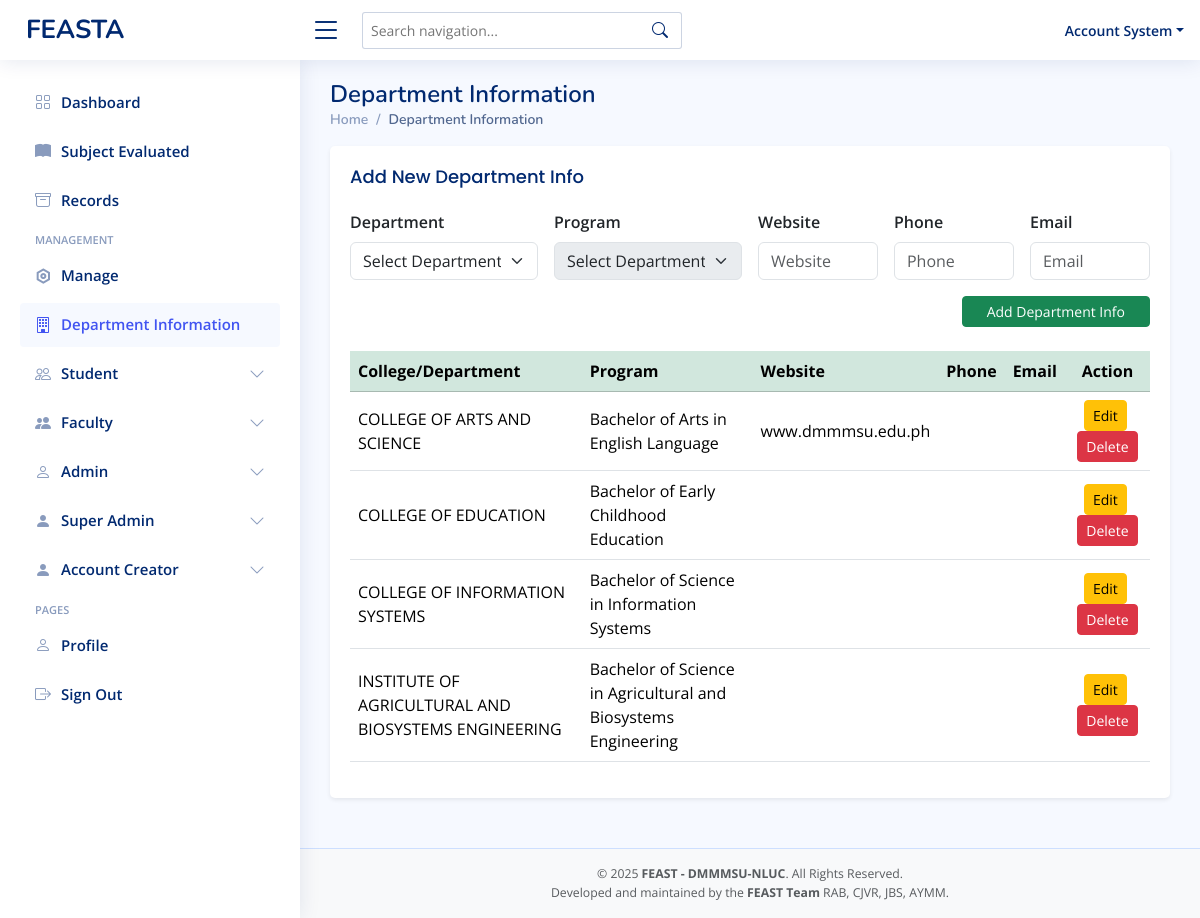
Page /register-department-info.php (signed in) on the earlier database version.
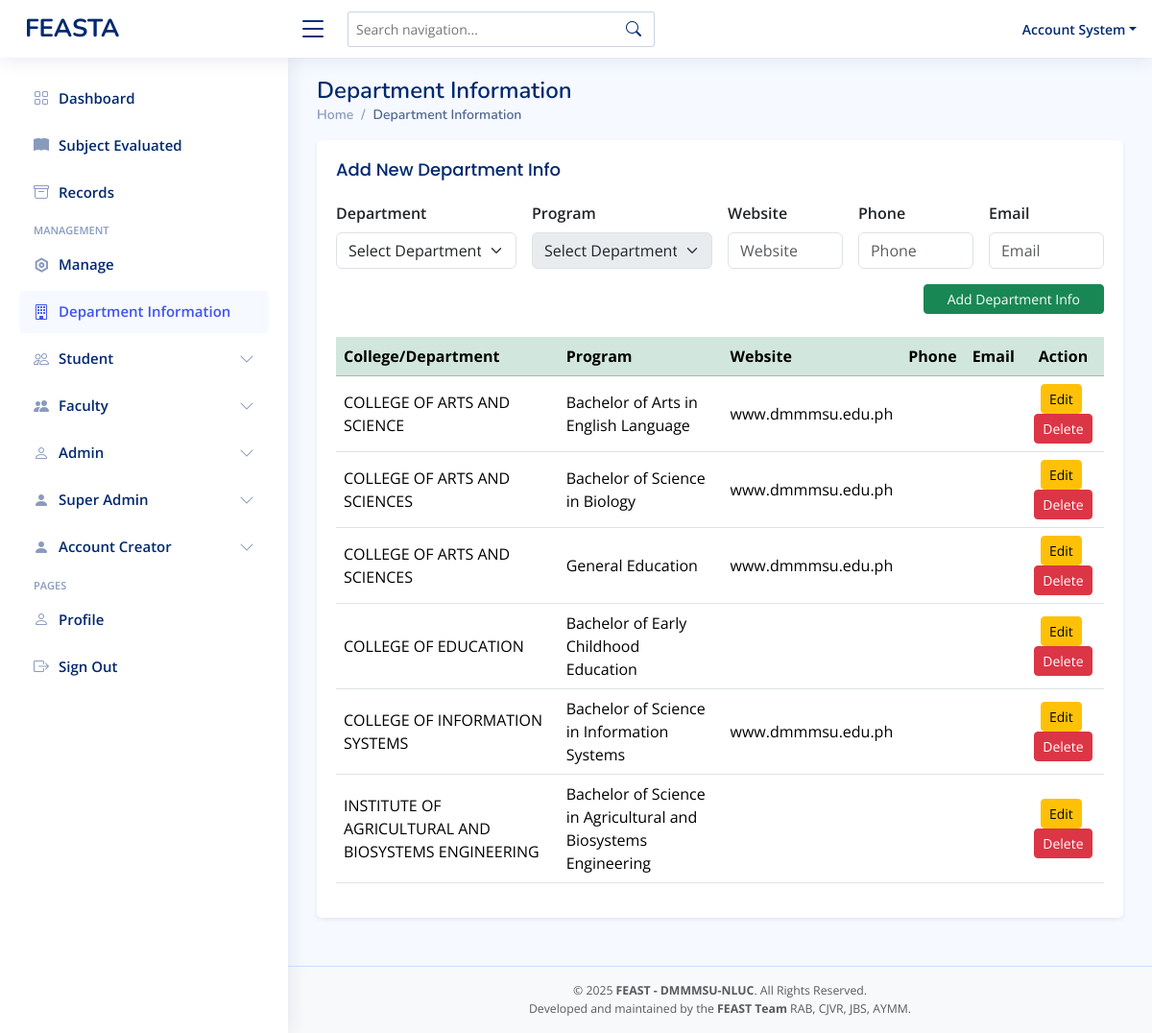
Same page on the later database version.
### tables this page shows
CREATE TABLE `department_info` (
  `id` int(11) NOT NULL,
  `department_name` varchar(255) NOT NULL,
  `program_name` varchar(255) NOT NULL,
  `website` varchar(255) DEFAULT 'www.dmmmsu.edu.ph',
  `phone` varchar(50) DEFAULT NULL,
  `email` varchar(255) DEFAULT NULL
);

### register-department-info.php (the view, shortened to what this page needs)
<?php
include 'conn/conn.php';
$list_result = $conn->query("SELECT * FROM department_info ORDER BY department_name ASC");
?>
<!DOCTYPE html>
<html lang="en">
<head>
  <?php include 'head.php' ?>
</head>
<body>
  <?php include 'register-header.php' ?>
  <?php include 'register-sidebar.php' ?>
  <main id="main" class="main">
    <div class="pagetitle">
      <h1>Department Information</h1>
      <nav>
        <ol class="breadcrumb">
          <li class="breadcrumb-item"><a href="register-dashboard.php">Home</a></li>
          <li class="breadcrumb-item active">Department Information</li>
        </ol>
      </nav>
    </div>
    <section class="section">
      <div class="row justify-content-center">
        <div class="col-lg-12">
          <div class="card shadow-sm border-0">
            <div class="card-body">
              <h5 class="card-title">Add New Department Info</h5>
              <form method="POST" class="mb-4">
                <div class="row gy-3 gx-3">
                  <div class="col-lg-3 col-md-6">
                    <label class="form-label fw-semibold">Department</label>
                    <select name="department_name" id="department" class="form-select" required>
                      <option value="">Select Department</option>
                    </select>
                  </div>
                  <div class="col-lg-3 col-md-6">
                    <label class="form-label fw-semibold">Program</label>
                    <select name="program_name" id="program" class="form-select" required disabled>
                      <option value="">Select Department First</option>
                    </select>
                  </div>
                  <div class="col-lg-2 col-md-6">
                    <label class="form-label fw-semibold">Website</label>
                    <input type="text" name="website" class="form-control" placeholder="Website">
                  </div>
                  <div class="col-lg-2 col-md-6">
                    <label class="form-label fw-semibold">Phone</label>
                    <input type="text" name="phone" class="form-control" placeholder="Phone">
                  </div>
                  <div class="col-lg-2 col-md-6">
                    <label class="form-label fw-semibold">Email</label>
                    <input type="email" name="email" class="form-control" placeholder="Email">
                  </div>
                </div>
                <div class="mt-3 text-end">
                  <button type="submit" name="add" class="btn btn-success btn-sm px-4">
                    Add Department Info
                  </button>
                </div>
              </form>
              <div class="table-responsive">
                <table class="table table-hover align-middle datatable">
                  <thead class="table-success">
                    <tr>
                      <th>College/Department</th>
                      <th>Program</th>
                      <th>Website</th>
                      <th>Phone</th>
                      <th>Email</th>
                      <th class="text-center">Action</th>
                    </tr>
                  </thead>
                  <tbody>
                    <?php while ($row = $list_result->fetch_assoc()): ?>
                      <tr>
                        <td><?= htmlspecialchars($row['department_name']) ?></td>
                        <td><?= htmlspecialchars($row['program_name']) ?></td>
                        <td><?= htmlspecialchars($row['website']) ?></td>
                        <td><?= htmlspecialchars($row['phone']) ?></td>
                        <td><?= htmlspecialchars($row['email']) ?></td>
                        <td class="text-center">
                          <a href="register-department-edit.php?id=<?= $row['id'] ?>" class="btn btn-warning btn-sm me-1">
                            Edit
                          </a>
                          <button type="button" class="btn btn-danger btn-sm" onclick="confirmDelete(<?= $row['id'] ?>)">
                            Delete
                          </button>
                        </td>
                      </tr>
                    <?php endwhile; ?>
                  </tbody>
                </table>
              </div>
            </div>
          </div>
        </div>
      </div>
    </section>
  </main>
  <?php include 'footer.php' ?>
</body>
</html>

Differences in the rows shown:
added department_info: department_name "COLLEGE OF ARTS AND SCIENCES", program_name "Bachelor of Science in Biology", website "www.dmmmsu.edu.ph"
added department_info: department_name "COLLEGE OF ARTS AND SCIENCES", program_name "General Education", website "www.dmmmsu.edu.ph"
changed department_info "COLLEGE OF INFORMATION SYSTEMS": website (not shown) → "www.dmmmsu.edu.ph"
